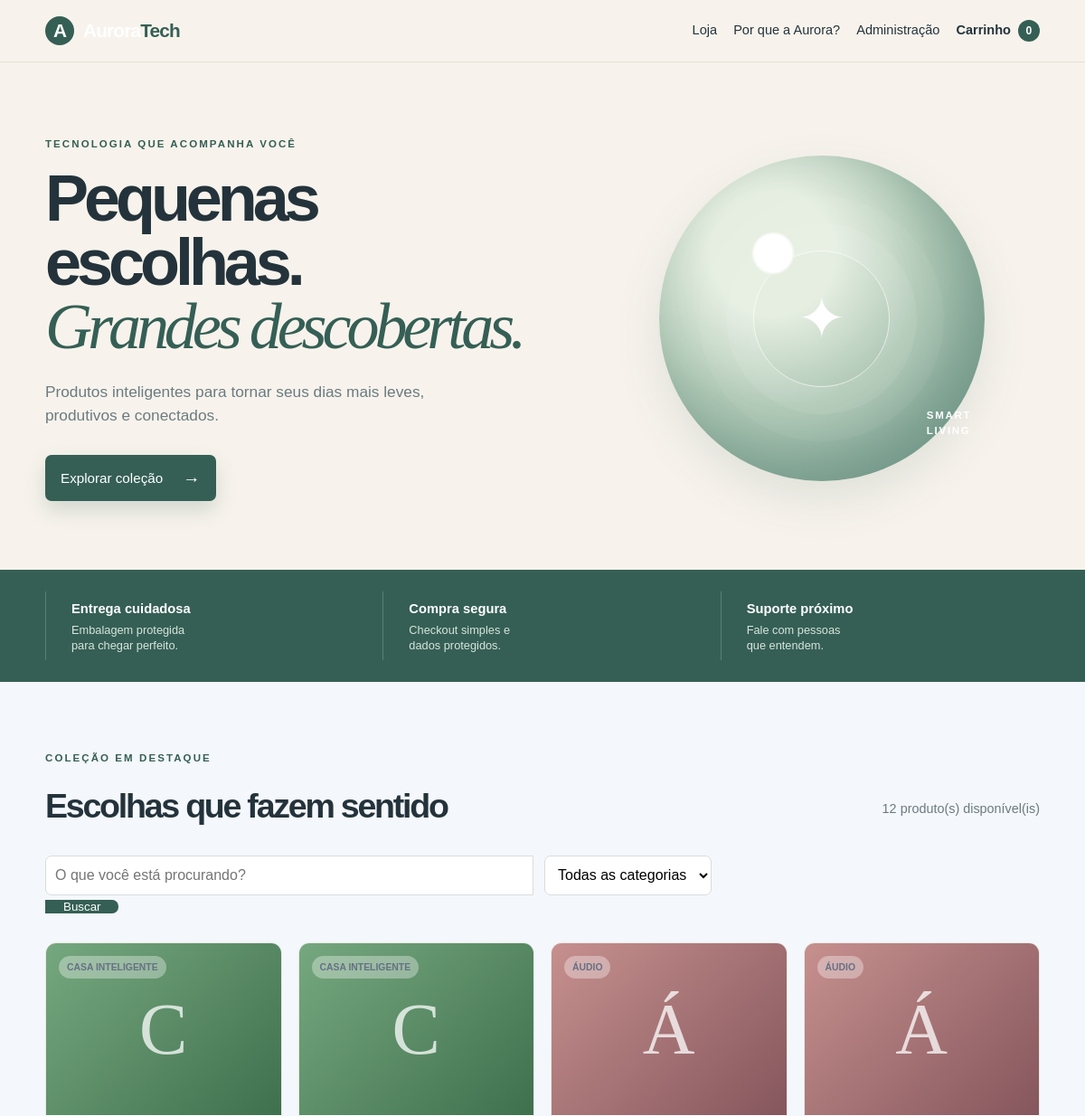
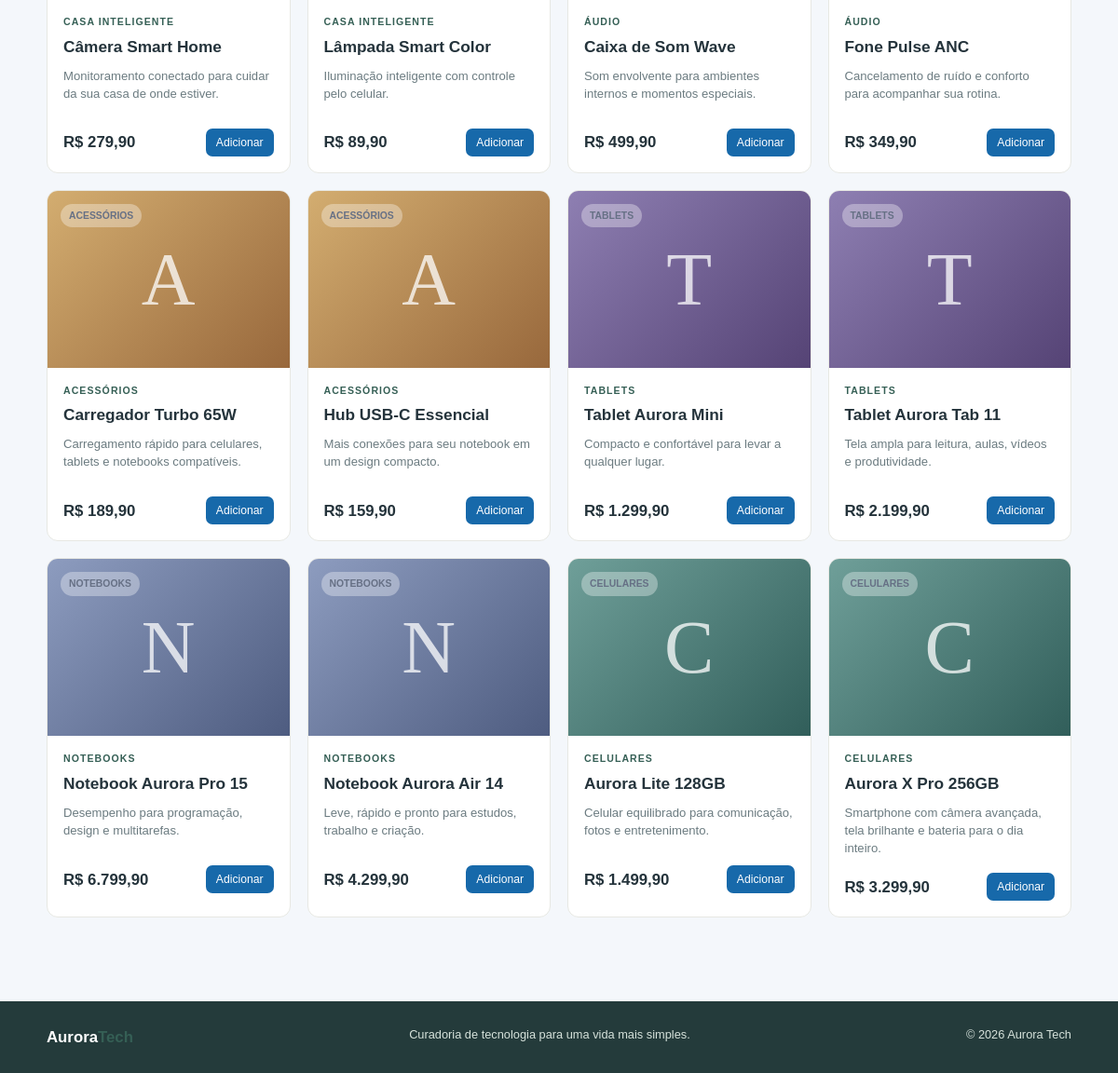
The page / on the database its author committed (2 pictures, top to bottom).
### tables this page shows
CREATE TABLE IF NOT EXISTS produtos (
    id INT UNSIGNED AUTO_INCREMENT PRIMARY KEY,
    nome VARCHAR(120) NOT NULL,
    marca VARCHAR(80) NOT NULL DEFAULT 'Aurora',
    modelo VARCHAR(120) NOT NULL DEFAULT '',
    descricao VARCHAR(2000) NOT NULL,
    especificacoes TEXT NULL,
    categoria ENUM('Celulares', 'Notebooks', 'Tablets', 'Acessórios', 'Áudio', 'Casa inteligente') NOT NULL,
    preco DECIMAL(10,2) UNSIGNED NOT NULL,
    estoque INT UNSIGNED NOT NULL DEFAULT 0,
    ano SMALLINT UNSIGNED NOT NULL,
    status ENUM('Ativo', 'Inativo') NOT NULL DEFAULT 'Ativo',
    criado_em TIMESTAMP NOT NULL DEFAULT CURRENT_TIMESTAMP,
    atualizado_em TIMESTAMP NOT NULL DEFAULT CURRENT_TIMESTAMP ON UPDATE CURRENT_TIMESTAMP,
    INDEX idx_produtos_status (status),
    INDEX idx_produtos_categoria (categoria),
    INDEX idx_produtos_estoque (estoque)
);

### funcoes.php (called while the page is built, shortened)
<?php
function e(?string $valor): string
{
    return htmlspecialchars($valor ?? '', ENT_QUOTES | ENT_SUBSTITUTE, 'UTF-8');
}
function classeCategoria(string $categoria): string
{
    $mapa = [
        'Celulares' => 'celulares',
        'Notebooks' => 'notebooks',
        'Tablets' => 'tablets',
        'Acessórios' => 'acessorios',
        'Áudio' => 'audio',
        'Casa inteligente' => 'casa-inteligente',
    ];
    return $mapa[$categoria] ?? 'geral';
}
function obterCarrinho(): array
{
    return is_array($_SESSION['carrinho'] ?? null) ? $_SESSION['carrinho'] : [];
}
function quantidadeCarrinho(): int
{
    return array_sum(array_map('intval', obterCarrinho()));
}
function formatarPreco(float|string $preco): string
{
    return 'R$ ' . number_format((float)$preco, 2, ',', '.');
}
function inicialCategoria(string $categoria): string
{
    return mb_strtoupper(mb_substr($categoria, 0, 1));
}

### index.php (the view, shortened to what this page needs)
<?php
require_once __DIR__ . '/conexao.php';
require_once __DIR__ . '/funcoes.php';
$busca = trim((string)($_GET['busca'] ?? ''));
$sql = 'SELECT id, nome, marca, modelo, descricao, especificacoes, categoria, preco, estoque, ano, status FROM produtos WHERE status = :status';
$params = ['status' => 'Ativo'];
$sql .= ' ORDER BY id DESC';
$stmt = $pdo->prepare($sql);
$stmt->execute($params);
$produtos = $stmt->fetchAll();
$qtdCarrinho = quantidadeCarrinho();
?>
<!DOCTYPE html>
<html lang="pt-BR">
<head>
    <link rel="stylesheet" href="CSS/estilo.css">
</head>
<body>
<header class="topo topo-loja">
    <div class="container topo-conteudo">
        <a class="marca" href="index.php"><span class="marca-icone">A</span><span>Aurora<span class="marca-destaque">Tech</span></span></a>
        <nav class="nav-loja" aria-label="Navegação principal">
            <a href="index.php">Loja</a>
            <a href="#beneficios">Por que a Aurora?</a>
            <a href="listar.php">Administração</a>
            <a class="carrinho-link" href="carrinho.php">Carrinho <span><?= $qtdCarrinho ?></span></a>
        </nav>
    </div>
</header>
<main>
    <section class="hero-loja">
        <div class="container hero-grid">
            <div>
                <p class="eyebrow">TECNOLOGIA QUE ACOMPANHA VOCÊ</p>
                <h1>Pequenas escolhas.<br><em>Grandes descobertas.</em></h1>
                <p class="hero-texto">Produtos inteligentes para tornar seus dias mais leves, produtivos e conectados.</p>
                <a class="botao botao-claro" href="#produtos">Explorar coleção <span>→</span></a>
            </div>
            <div class="hero-orbe" aria-hidden="true"><div class="orbe-inner">✦</div><span class="orbe-label">smart<br>living</span></div>
        </div>
    </section>
    <section class="beneficios" id="beneficios">
        <div class="container beneficios-grid">
            <div><strong>Entrega cuidadosa</strong><span>Embalagem protegida<br>para chegar perfeito.</span></div>
            <div><strong>Compra segura</strong><span>Checkout simples e<br>dados protegidos.</span></div>
            <div><strong>Suporte próximo</strong><span>Fale com pessoas<br>que entendem.</span></div>
        </div>
    </section>
    <section class="container produtos-secao" id="produtos">
        <div class="secao-cabecalho"><div><p class="eyebrow">COLEÇÃO EM DESTAQUE</p><h2>Escolhas que fazem sentido</h2></div><p class="contador"><?= count($produtos) ?> produto(s) disponível(is)</p></div>
        <form class="filtros" method="get" action="index.php">
            <label class="busca"><span class="sr-only">Buscar produtos</span><input type="search" name="busca" value="<?= e($busca) ?>" placeholder="O que você está procurando?"><button type="submit">Buscar</button></label>
            <label><select name="categoria" onchange="this.form.submit()"><option value="">Todas as categorias</option></select></label>
        </form>
        <div class="produtos-grid">
            <?php foreach ($produtos as $produto): ?>
                <article class="produto-card">
                    <div class="produto-imagem categoria-<?= e(classeCategoria((string)$produto['categoria'])) ?>"><span><?= e(inicialCategoria((string)$produto['categoria'])) ?></span><small><?= e($produto['categoria']) ?></small></div>
                    <div class="produto-info"><p class="produto-categoria"><?= e($produto['categoria']) ?></p><h3><a class="produto-titulo" href="produto.php?id=<?= (int)$produto['id'] ?>"><?= e($produto['nome']) ?></a></h3><p class="produto-descricao"><?= e($produto['descricao']) ?></p><div class="produto-rodape"><strong><?= formatarPreco($produto['preco']) ?></strong><?php if ((int)$produto['estoque'] > 0): ?><form action="carrinho.php" method="post"><input type="hidden" name="csrf_token" value="<?= e(tokenCsrf()) ?>"><input type="hidden" name="acao" value="adicionar"><input type="hidden" name="id" value="<?= (int)$produto['id'] ?>"><button class="botao botao-pequeno" type="submit">Adicionar</button></form><?php else: ?><span class="esgotado">Esgotado</span><?php endif; ?></div></div>
                </article>
            <?php endforeach; ?>
        </div>
    </section>
</main>
<footer class="rodape"><div class="container"><strong>Aurora<span class="marca-destaque">Tech</span></strong><span>Curadoria de tecnologia para uma vida mais simples.</span><span>© <?= date('Y') ?> Aurora Tech</span></div></footer>
</body>
</html>

### rows shown on the page
produtos: categoria "C", categoria "CASA INTELIGENTE", nome "Câmera Smart Home", descricao "Monitoramento conectado para cuidar da sua casa de onde estiver.", preco "R$ 279,90"
produtos: categoria "C", categoria "CASA INTELIGENTE", nome "Lâmpada Smart Color", descricao "Iluminação inteligente com controle pelo celular.", preco "R$ 89,90"
produtos: categoria "Á", categoria "ÁUDIO", nome "Caixa de Som Wave", descricao "Som envolvente para ambientes internos e momentos especiais.", preco "R$ 499,90"
produtos: categoria "Á", categoria "ÁUDIO", nome "Fone Pulse ANC", descricao "Cancelamento de ruído e conforto para acompanhar sua rotina.", preco "R$ 349,90"
produtos: categoria "A", categoria "ACESSÓRIOS", nome "Carregador Turbo 65W", descricao "Carregamento rápido para celulares, tablets e notebooks compatíveis.", preco "R$ 189,90"
produtos: categoria "A", categoria "ACESSÓRIOS", nome "Hub USB-C Essencial", descricao "Mais conexões para seu notebook em um design compacto.", preco "R$ 159,90"
produtos: categoria "T", categoria "TABLETS", nome "Tablet Aurora Mini", descricao "Compacto e confortável para levar a qualquer lugar.", preco "R$ 1.299,90"
produtos: categoria "T", categoria "TABLETS", nome "Tablet Aurora Tab 11", descricao "Tela ampla para leitura, aulas, vídeos e produtividade.", preco "R$ 2.199,90"
produtos: categoria "N", categoria "NOTEBOOKS", nome "Notebook Aurora Pro 15", descricao "Desempenho para programação, design e multitarefas.", preco "R$ 6.799,90"
produtos: categoria "N", categoria "NOTEBOOKS", nome "Notebook Aurora Air 14", descricao "Leve, rápido e pronto para estudos, trabalho e criação.", preco "R$ 4.299,90"
produtos: categoria "C", categoria "CELULARES", nome "Aurora Lite 128GB", descricao "Celular equilibrado para comunicação, fotos e entretenimento.", preco "R$ 1.499,90"
produtos: categoria "C", categoria "CELULARES", nome "Aurora X Pro 256GB", descricao "Smartphone com câmera avançada, tela brilhante e bateria para o dia inteiro.", preco "R$ 3.299,90"

### other values the page prints
$qtdCarrinho "0"
count($produtos) "12"
